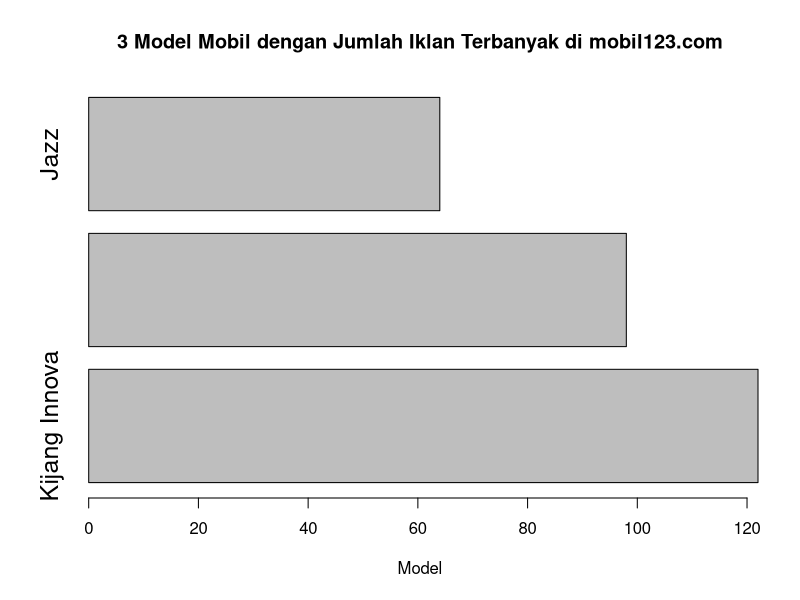
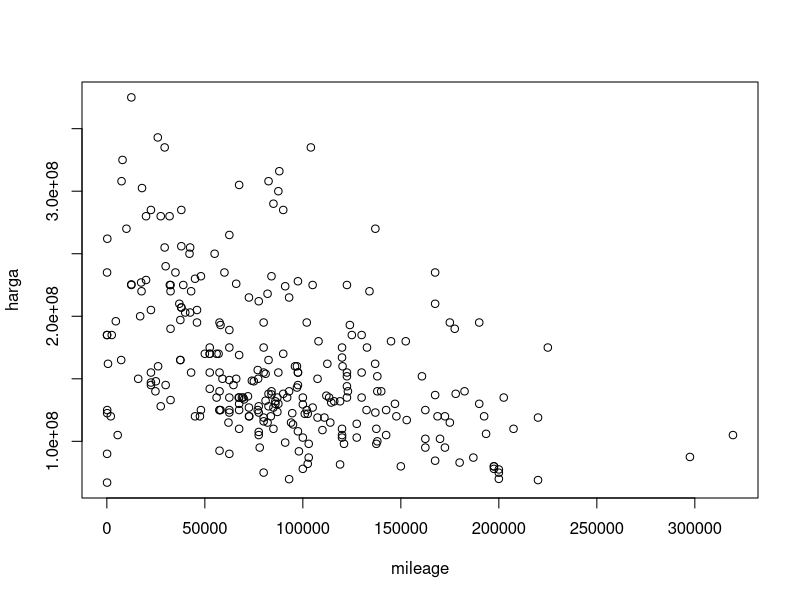
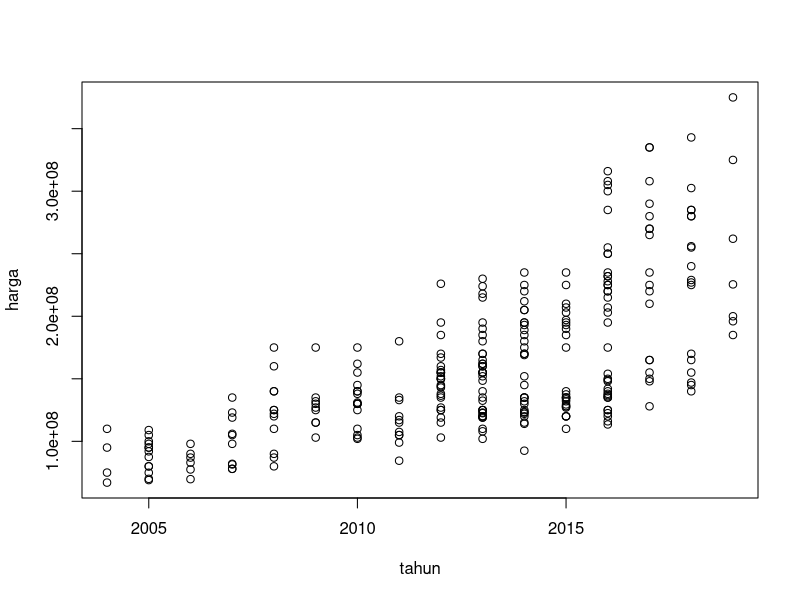
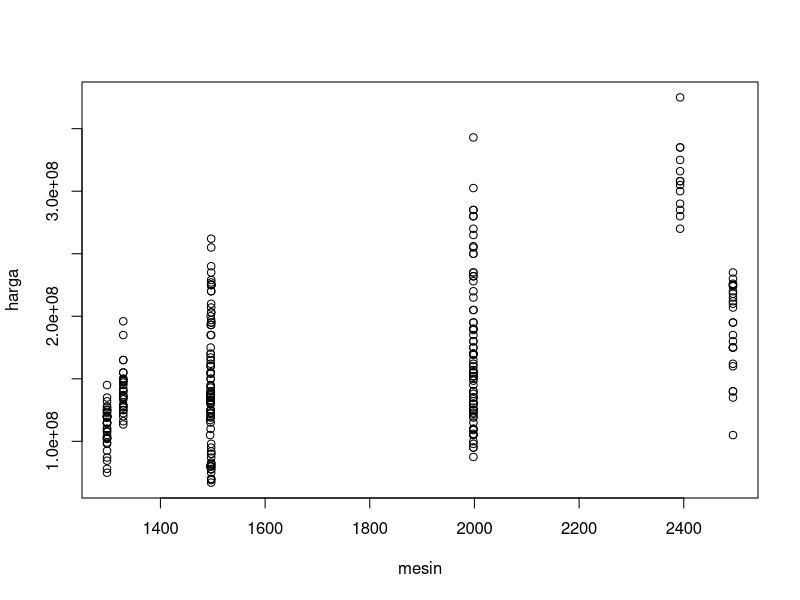
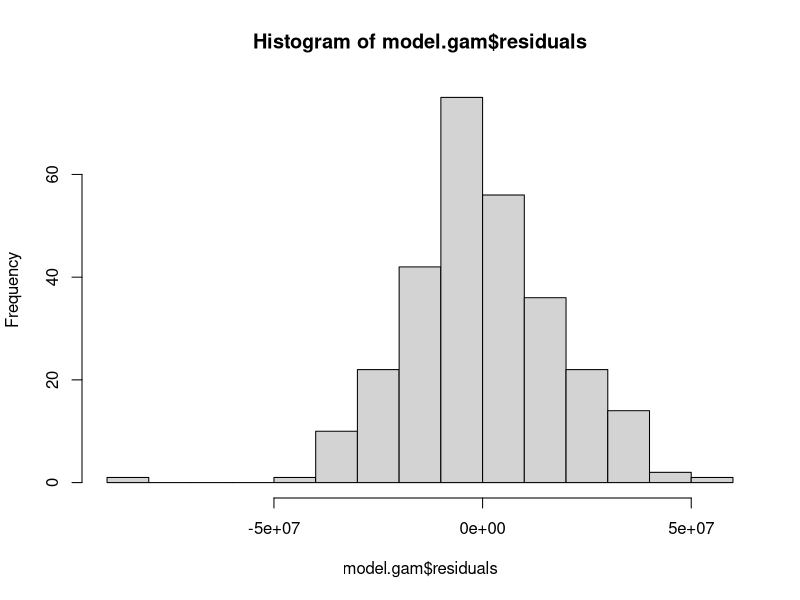
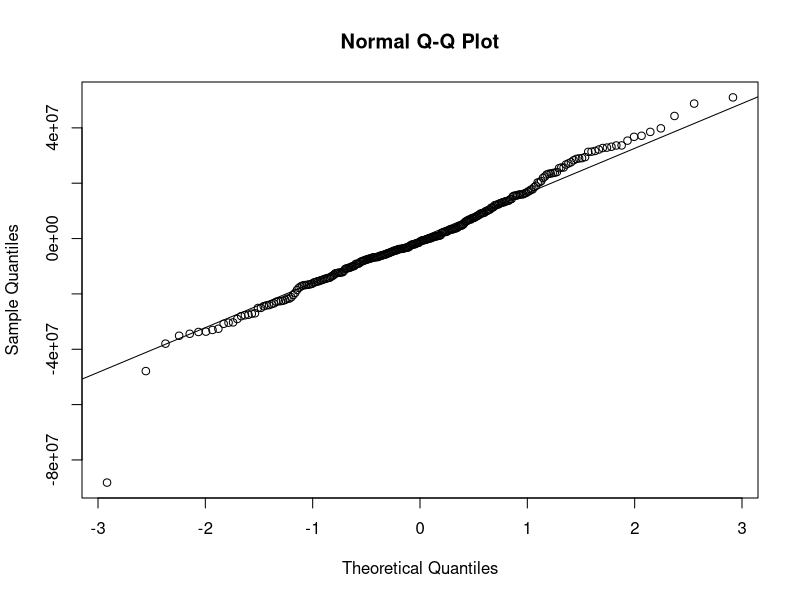
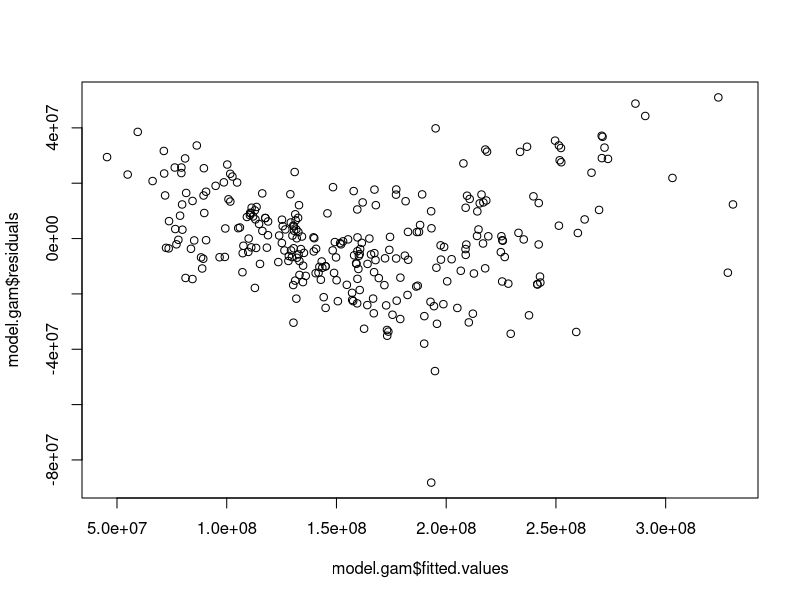
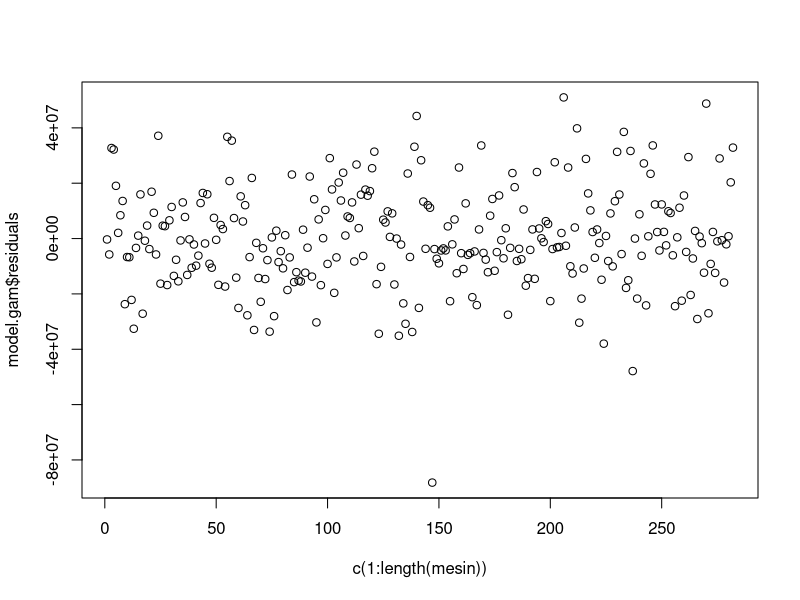

Recreate these plots in R, in order.
library(tidyverse)
library(gam)
library(mgcv)
library(plyr)
library(lmtest)
library(Metrics)

#load data
mobil<-read.csv("file.csv")
summary(mobil)
attach(mobil)

#plotting sebaran data
modelmobil<-plyr::count(mobil,'model')
modelmobil<-modelmobil[order(-modelmobil$freq),]
barplot(head(modelmobil$freq,n = 3),
        names.arg = head(modelmobil$model,n=3),
        horiz=TRUE,
        xlab="Model",
        cex.names = 1.5,
        title="cl",
        main="3 Model Mobil dengan Jumlah Iklan Terbanyak di mobil123.com"
        )
detach(mobil)

#filtering dataset yang variannya Avanza, Jazz & Innova dan filter outlier yang mileage nya <10000000
mobil<-mobil %>% filter(model %in% 
                          c("Avanza","Jazz","Kijang Innova")
                        )
mobil<-mobil %>% filter(mileage < 1000000 )

attach(mobil)

#Uji linearitas
resettest(harga ~ mileage , power=3, type="regressor")
resettest(harga ~ tahun , power=3, type="regressor")
resettest(harga ~ mesin , power=3, type="regressor")

#plotting x,y
plot(mileage,harga)
plot(tahun,harga)
plot(mesin,harga)

#pemodelan GAM
model.gam<-gam(harga~s(tahun)+(mileage)+mesin+variant)
summary(model.gam)

#pemodelan LM
model.lm<-lm(harga~mesin+(mileage)+(tahun)
             +(variant))
summary(model.lm)
summary(model.lm$residuals)

#residual analysis
summary(model.gam$residuals)
hist(model.gam$residuals) 
qqnorm(model.gam$residuals) 
qqline(model.gam$residuals)

plot(model.gam$fitted.values,model.gam$residuals) 
plot(c(1:length(mesin)),model.gam$residuals)

#predict on Lamudi Dataset
data.prediksi<-data.frame(mesin=1500,mileage=57000,tahun=2015,variant="Veloz")
hasil.prediksi<-predict(model.gam,data.prediksi)
hasil.prediksi

mape(c(96000000,235000000,153000000,215000000),c(87079934,242554062,146106625,218184780))
